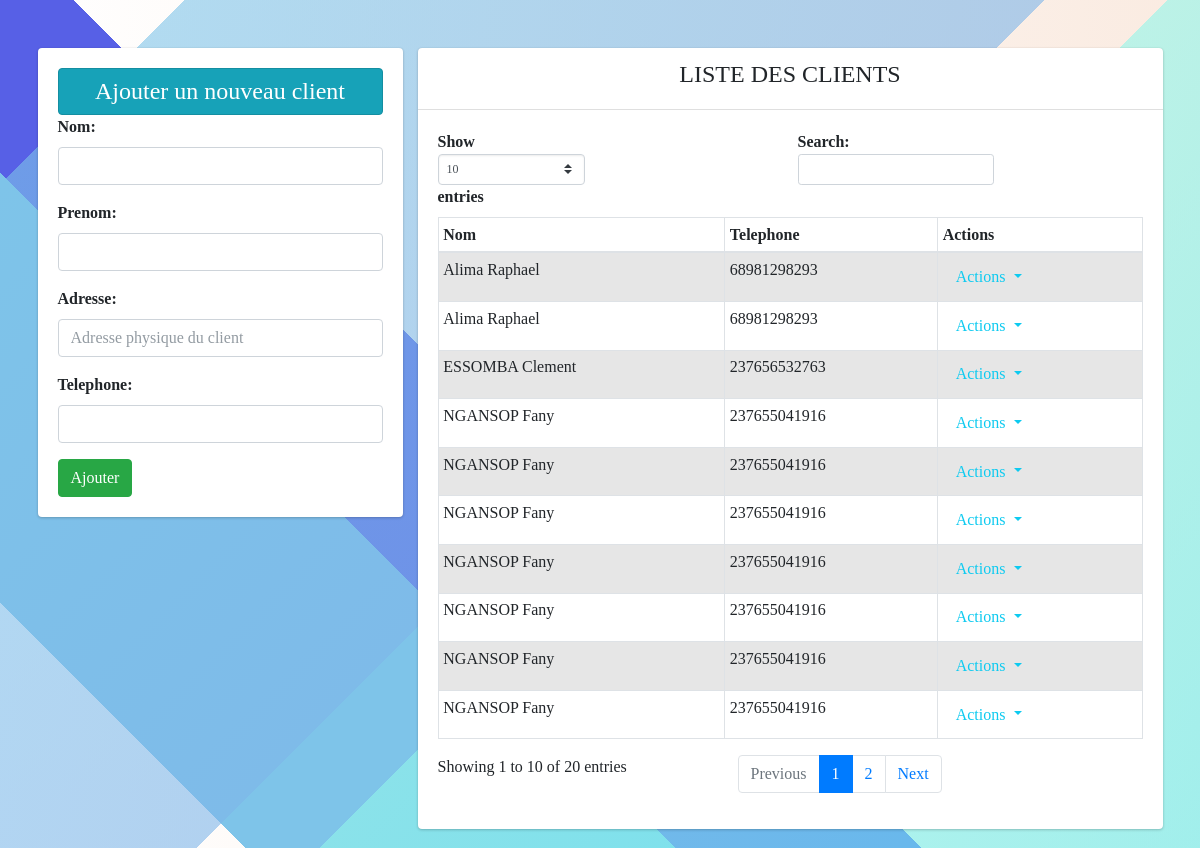
/client/, run on the app's committed database.
### client/models.py (models this page shows, shortened)
class Client(models.Model):
    nom = models.CharField(max_length=70)
    prenom = models.CharField(max_length=70)
    telephone = models.IntegerField(max_length=70)
    adresse = models.CharField(max_length=200)
    dtn=models.DateField(blank=True)
    lieu = models.CharField(max_length=200,blank=True, null=True)
    photo = models.ImageField(null=True, blank=True, upload_to="photos/")
    created_at = models.DateTimeField(auto_now_add=True,blank=True)
    updated_at = models.DateTimeField(auto_now=True,blank=True)
    agence = models.ForeignKey(Agence, null=True, on_delete=models.SET_NULL)
    user = models.ForeignKey(User, null=True, on_delete=models.SET_NULL)

### client/views.py (the view)
# urls.py: path('client/',views.traiter_client, name = "edit"),
def traiter_client(request):
    if request.method == 'POST':
        fm = ClientStore(request.POST)
        if fm.is_valid():
            nom = fm.cleaned_data['nom']
            pren = fm.cleaned_data['prenom']
            tel = fm.cleaned_data['telephone']
            adr = fm.cleaned_data['adresse']
            reg = Client(nom = nom, prenom = pren, telephone =tel , adresse = adr)
            reg.save()
            fm = ClientStore()
    else:
        fm = ClientStore()
    clien = Client.objects.all()
    return render(request, 'Clients/edit.html',{'form':fm, 'cli':clien})

### client/forms.py
class ClientStore(forms.ModelForm):
    class Meta:
        model = Client
        fields = ['nom', 'prenom', 'adresse', 'telephone']
        widgets = {
            'nom': forms.TextInput(attrs={'class': 'form-control'}),
            'prenom': forms.TextInput(attrs={'class': 'form-control'}),
            'telephone': forms.TextInput(attrs={'class': 'form-control'}),
            'adresse': forms.TextInput(attrs={'class': 'form-control','placeholder':'Adresse physique du client'}),
            'dtn': forms.DateField(),
            'lieu': forms.CharField(),
            'photo':forms.ImageField(),
        }

### client/templates/Clients/edit.html (shortened to what this page needs)
{% extends 'Clients/client.html' %}
{% block content %}
<div class="row">
    <div class="col-md-4 col-sm-12">
      <div class="card">
        <div class="card-body">
          <h4 class="text-center alert alert alert-info ">Ajouter un nouveau client </h4>
          <form action="" method="POST">
              {{form.as_p}}
              <input type="submit" class="btn btn-success" value="Ajouter">
          </form>
        </div>
      </div>
    </div>
    <div class="col-md-8 col-sm-12">
        <div class="card">
          <div class="card-header"><h4 class="text-center">LISTE DES CLIENTS</h4></div>
          <div class="card-body">
            <div class="table-responsive">
        {% if cli %}
        <table class="table table-hover table-bordered table-sm table-striped data-table">
            <thead>
              <tr>
                <th scope="col">Nom</th>
                <th scope="col">Telephone</th>
                <th scope="col">Actions</th>
              </tr>
            </thead>
            <tbody>
                {% for st in cli %}
                  <tr>
                    <td><a href="/client/show/{{st.id}}" class="">{{st.nom}} {{st.prenom}}</a></td>
                    <td>{{st.telephone}}</td>
                    <td>
                      <div class="dropdown">
                        <button class="btn link-info dropdown-toggle" type="button" id="dropdownMenuButton" data-toggle="dropdown" aria-haspopup="true" aria-expanded="false">
                          Actions
                        </button>
                      </div>
                    </td>
                  </tr>
                  {% endfor %}
                </tbody>
              </table>
            {% else %}
            <h4 class="text-center alert alert-warning">Pas d'enregistrement</h4>
            {% endif %}
            </div>
          </div>
        </div>
    </div>
</div>
{% endblock content %}

### client/static/assets/css/style.css (style rules this page uses)
.alert { margin-bottom: 0; padding: 0.5rem 1.75rem; }
body { font-family: 'outfit'; }
.table a { color: inherit; text-decoration: none; }
body { height: 100vh; background-image: linear-gradient(135deg, transparent 0%, transparent 9%,rgba(126, 196, 233,0.6) 9%, rgba(126, 181, 233, 0.6) 51%,transparent 51%, transparent 57%,rgba(146, 246, 234,0.6) 57%, rgba(102, 241, 243, 0.6) 100%),linear-gradient(45deg, transparent 0%, transparent 12%,rgb(126, 196, 233) 12%, rgb(126, 196, 233) 33%,rgb(87, 96, 230) 33%, rgb(87, 96, 230) 45%,transparent 45%, transparent 100%),linear-gradient(90deg, rgb(255,255,255),rgb(250, 235, 225)); }

### data on the page
Client: nom "ESSOMBA", prenom "Clement", telephone "237656532763"
Client: nom "NGANSOP", prenom "Fany", telephone "237655041916"
Client: nom "NGANSOP", prenom "Fany", telephone "237655041916"
Client: nom "NGANSOP", prenom "Fany", telephone "237655041916"
Client: nom "NGANSOP", prenom "Fany", telephone "237655041916"
Client: nom "NGANSOP", prenom "Fany", telephone "237655041916"
Client: nom "NGANSOP", prenom "Fany", telephone "237655041916"
Client: nom "NGANSOP", prenom "Fany", telephone "237655041916"
Client: nom "Alima", prenom "Raphael", telephone "68981298293"
Client: nom "Alima", prenom "Raphael", telephone "68981298293"
